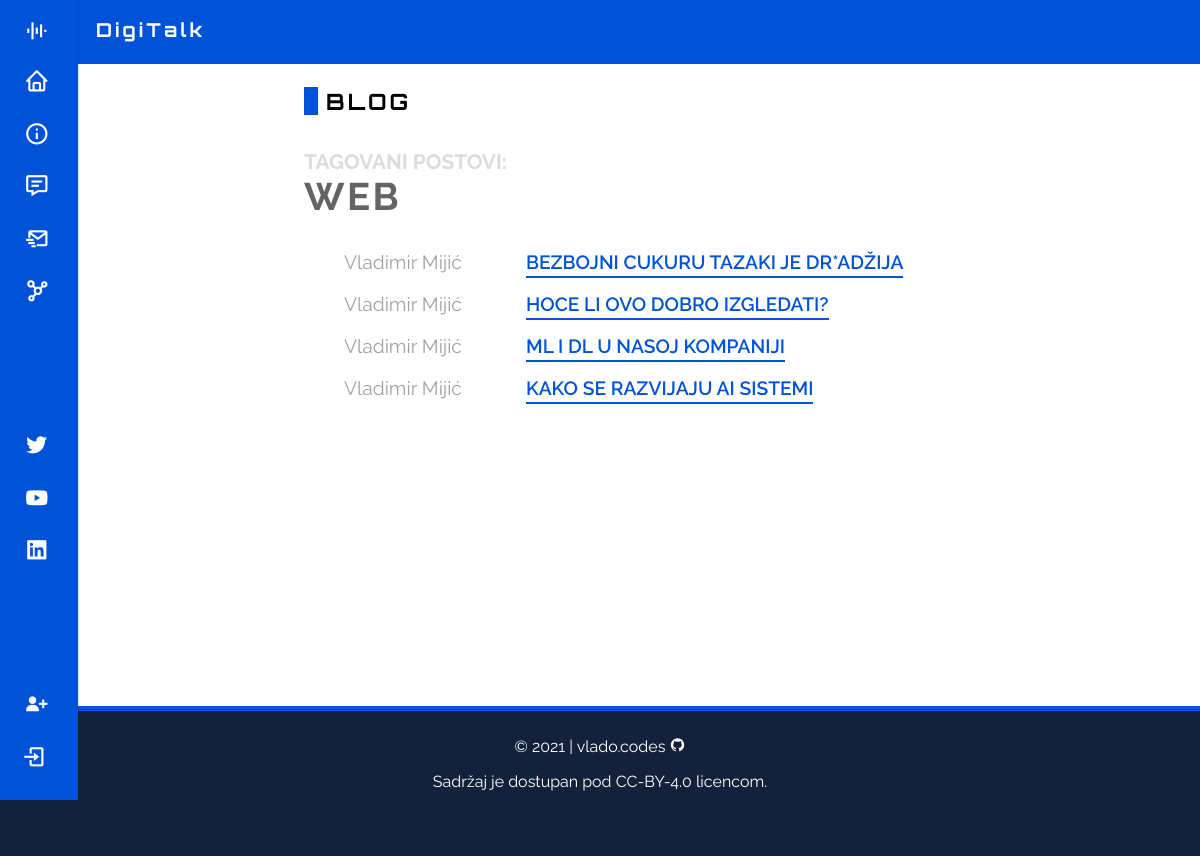
The app's page /blog/category/web/, older data.
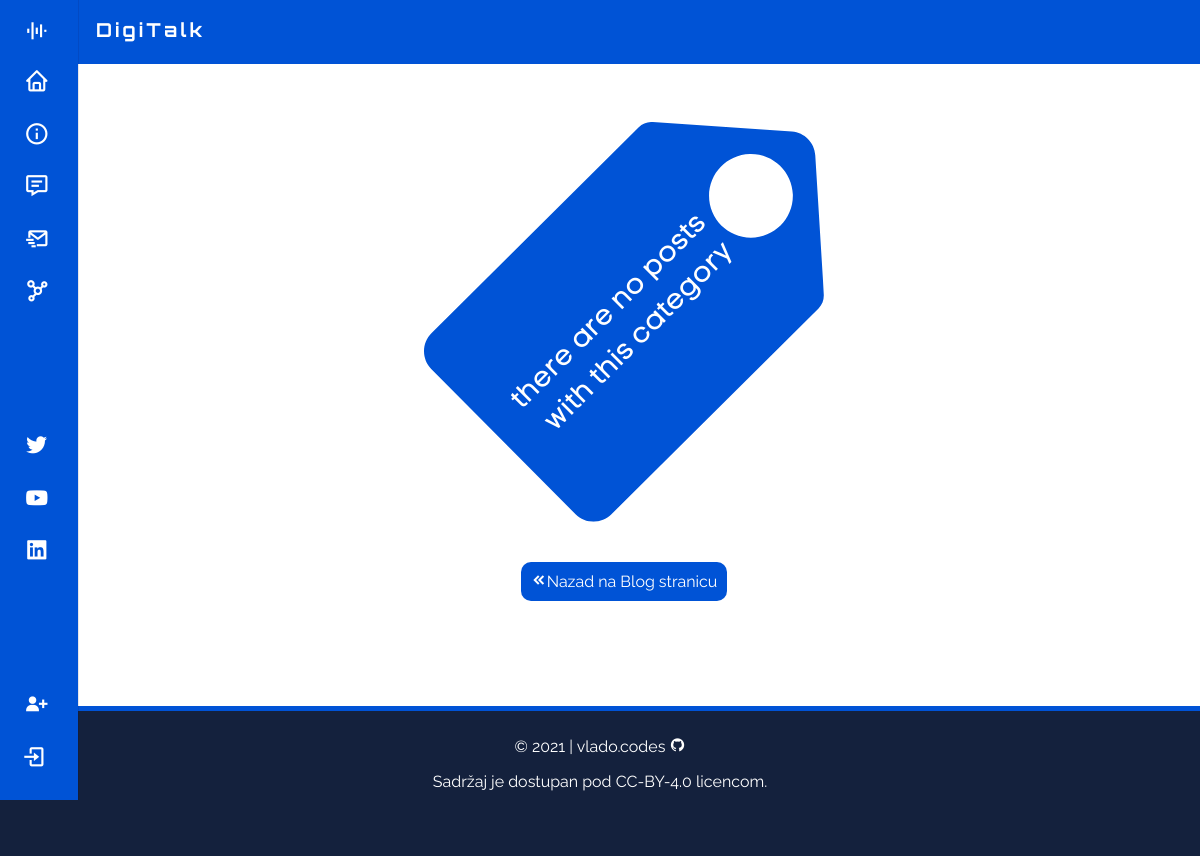
The same page, newer data.
### first_app/models.py (models this page shows, shortened)
class Post(models.Model):
    title = models.CharField(max_length = 60)
    author = models.ForeignKey(User, on_delete = models.CASCADE)
    body = RichTextField(blank = True, null = True)
    date = models.DateField(auto_now_add = True)
    category = models.CharField(max_length = 30, default = 'uncategorized')

### first_app/views.py (the view)
# urls.py: path('blog/category/<str:categories>/', views.categoryView, name='category'),
def categoryView(request, categories):
    cats = categories.replace('-', ' ')
    category_posts = Post.objects.filter(category = cats).order_by('-id')
    context = {'categories': cats, 'category_posts': category_posts}
    return render(request, 'categories.html', context)

### first_app/templates/categories.html (shortened to what this page needs)
{% extends 'base.html' %}
{% load static %}
{% block head %}
{% if category_posts %}
    <div class="blog-page">
        <h1 class="blog-page-title cat-title"><a id="blog-link" href="{% url 'blog' %}">Blog</a></h1>
        <h4 class="blog-cat-uptitle">Tagovani postovi:</h4>
        <h1 class="blog-cat-title">{{ categories }}</h1>
        <ul class="blog-posts">
            {% for post in category_posts %}
                <li>
                    <span class="blog-post-author">{{ post.author.first_name }} {{ post.author.last_name }}</span>
                    <a class="blog-post-link" href="{% url 'blog_post' post.pk %}">{{ post.title }}</a>
                </li>
            {% endfor %}
        </ul>
    </div>
{% else %}
    <div class="error-404">
        <img src='{% static  'images/nopost_err.png' %}'>
        <a id="btn-back" href="{% url 'blog' %}"><i class='bx bxs-chevrons-left'></i>Nazad na Blog stranicu</a>
    </div>
{% endif %}
{% endblock head %}

### first_app/templates/base.html (shortened to what this page needs)
{% load static %}
<!DOCTYPE html>
<html lang="en">
<head>
  <link rel="stylesheet" type="text/css" href="{% static 'css/main.css' %}" />
  <link rel="stylesheet" href="https://cdn.jsdelivr.net/npm/boxicons@latest/css/boxicons.min.css">
</head>
<body>
  <div id="page-container">
    <div id="content-wrapper">
      <header class="header">
        <div class="header-container">
          <a href="{% url 'home' %}" class="header-logo">DigiTalk</a>
        </div>
      </header>
      <div class="nav" id="navbar">
        <nav class="nav-container">
          <div>
            <div class="company-logo">
              <i class='bx bx-equalizer nav-icon'></i>
            </div>
            <div class="nav-list">
              <div class="nav-items">
                <a href="{% url 'home' %}" class="nav-link">
                  <i class='bx bx-home nav-icon'></i>
                </a>
                <a href="{% url 'about' %}" class="nav-link">
                  <i class='bx bx-info-circle nav-icon'></i>
                </a>
                {% if user.is_authenticated %}
                  <div class="nav-link-dropdown">
                    <a href="{% url 'blog' %}" class="nav-link">
                      <i class='bx bx-message-detail nav-icon'></i>
                      <span class="nav-name">Blog</span>
                      <i class='bx bxs-chevron-down nav-icon dropdown-icon'></i>
                    </a>
                    <div class="dropdown-collapse">
                      <div class="dropdown-content">
                        <a href="{% url 'blog_cats' %}" class="dropdown-item">Kategorije</a>
                        <a href="{% url 'add_post' %}" class="dropdown-item">Dodaj objavu</a>
                      </div>
                    </div>
                  </div>
                {% else %}
                  <div class="nav-link-dropdown">
                    <a href="{% url 'blog' %}" class="nav-link">
                      <i class='bx bx-message-detail nav-icon'></i>
                    </a>
                  </div>
                {% endif %}
                <a href="{% url 'contact' %}" class="nav-link">
                  <i class='bx bx-mail-send nav-icon'></i>
                </a>
                <a href="{% url 'careers' %}" class="nav-link">
                  <i class='bx bx-network-chart nav-icon'></i>
                </a>
              </div>
              <div class="nav-items">
                <a class="nav-link" target="_blank" title="Zapratite nas na Twitter-u!" href="https://twitter.com/">
                  <i class='bx bxl-twitter nav-icon'></i>
                </a>
                <a class="nav-link" target="_blank" title="Zapratite nas na YouTube-u!" href="https://www.youtube.com/">
                  <i class='bx bxl-youtube nav-icon'></i></i>
                </a>
                <a class="nav-link" target="_blank" title="Zapratite nas na Linkedin-u!"
                  href="https://www.linkedin.com/">
                  <i class='bx bxl-linkedin-square nav-icon'></i>
                </a>
              </div>
              <div class="nav-items profile">
                {% if user.is_authenticated %}
                  <a href="{% url 'logout' %}" class="nav-link">
                    <i class='bx bx-log-out nav-icon'></i>
                    <span class="nav-name">Odjava</span>
                  </a>
                {% else %}
                  <a href="{% url 'register' %}" class="nav-link">
                    <i class='bx bxs-user-plus nav-icon'></i>
                  </a>
                  <a href="{% url 'login' %}" class="nav-link">
                    <i class='bx bx-log-in nav-icon'></i>
                  </a>
                {% endif %}
              </div>
            </div>
          </div>
        </nav>
      </div>
      <div id="content">
        {% block head %}{% endblock head %}
      </div>
    </div>
    <footer class="footer">
      <p>&copy; 2021 |
        <a href="https://github.com/vladocodes" target="_blank">vlado.codes <i class='bx bxl-github'></i></a>
      </p>
      <div class="copyright">
        Sadržaj je dostupan pod <a href="https://creativecommons.org/licenses/by/4.0/" target="_blank">CC-BY-4.0</a>
        licencom.
      </div>
    </footer>
  </div>
</body>
</html>

### first_app/static/css/main.css (style rules this page uses)
:root { --header-height: 3.5rem; --nav-width: 220px; --ff-body: 'Raleway', sans-serif; --ff-heading: 'Orbitron', sans-serif; --fs-normal: 0.9375rem; --fs-medium: 0.75rem; --fw-normal: 400; --fw-bold: 700; --clr-primary-100: #6fd7ec; --clr-primary-200: #4e96b8; --clr-primary-300: #3a7094; --clr-primary-400: #293b63; --clr-primary-500: #14213d; --clr-accent: #a3a3a3; --clr-dark-gray: #646464; --clr-light-gray: #dbdbdb; --clr-light: #FFFFFF; --clr-dark: #000000; --clr-blue: #0053d6; --clr-red: #bf2139; --z-fixed: 100; }
html { scrollbar-color: var(--clr-primary-400) var(--clr-blue); scroll-padding-top: 7rem; scroll-behavior: smooth; overflow-x: hidden; }
html, body { height: 100%; }
body { font-family: var(--ff-body); margin: var(--header-height) 0 0 0; }
a { text-decoration: none; }
#page-container { position: relative; min-height: 100vh; margin-bottom: -150px; }
#page-container:after { content: ""; display: block; height: 150px; }
#content-wrapper { padding-bottom: 3rem; }
#content { padding: 1rem 1rem 0; }
.error-404 { text-align: center; }
.error-404 img { max-width: 100%; margin-left: auto; margin-right: auto; display: block; }
.header { position: fixed; top: 0; left: 0; width: 100%; background-color: var(--clr-blue); padding: 0 1rem; z-index: var(--z-fixed); }
.header-container { position: relative; top: 18px; align-items: center; height: var(--header-height); }
.header-logo { color: var(--clr-light); font: var(--fw-bold) 1.2rem var(--ff-heading); margin: 0; padding: 0; letter-spacing: 0.2rem; }
.nav { position: fixed; top: 0; left: -100%; height: 100vh; padding: 1rem 1rem 0; background-color: var(--clr-blue); box-shadow: 1px 0 0 rgba(22, 8, 43, 0.1); z-index: var(--z-fixed); transition: ease-in 0.4s; }
.nav-container { height: 100%; display: flex; flex-direction: column; justify-content: space-between; overflow: hidden; padding-bottom: 3rem; }
.company-logo { display: flex; align-items: center; color: var(--clr-light); font-weight: var(--fw-bold); margin-bottom: 1.5rem; font-family: var(--ff-heading); }
.nav-list, .nav-items { display: grid; }
.nav-list { row-gap: 8rem; }
.nav-items { row-gap: 1.5rem; }
.nav-link { display: flex; align-items: center; color: var(--clr-light); }
.nav-icon { font-size: 1.4rem; margin-right: .5rem; }
.nav-link-dropdown { overflow: hidden; max-height: 25px; transition: ease-in-out 0.4s; }
.profile a:last-child { margin-left: -4px; }
.footer { position: absolute; left: 0; bottom: 0; width: 100%; height: 150px; padding: 10px 0; text-align: center; background-color: var(--clr-primary-500); color: var(--clr-light); overflow: hidden; border-top: 5px solid var(--clr-blue); }
.footer a { color: var(--clr-light); }
.footer .copyright { color: var(--clr-light); }
#btn-back { border: 0; background: var(--clr-blue); color: rgb(255, 255, 255); padding: 10px; border-radius: 10px; cursor: pointer; }
@media screen and (min-width: 1024px) { :root { --normal-font-size: 1rem; --small-font-size: .875rem; --smaller-font-size: .813rem; } }
@media screen and (min-width: 768px) { #content { padding: 1rem 3rem 0 6rem; } }
@media screen and (min-width: 768px) { .header { padding: 0 3rem 0 6rem; } }
@media screen and (min-width: 768px) { .header-container { height: calc(var(--header-height) + .5rem); } }
@media screen and (min-width: 768px) { .nav { left: 0; padding: 1.2rem 1.5rem 0; width: 78px; } }
@media screen and (min-width: 768px) { .nav-items { row-gap: 1.7rem; } }
@media screen and (min-width: 768px) { .nav-icon { font-size: 1.6rem; } }

Row changes from the older to the newer data that the page shows:
removed Post: author.first_name "Vladimir", author.last_name "Mijić", title "BEZBOJNI CUKURU TAZAKI JE DR*ADŽIJA"
removed Post: author.first_name "Vladimir", author.last_name "Mijić", title "HOCE LI OVO DOBRO IZGLEDATI?"
removed Post: author.first_name "Vladimir", author.last_name "Mijić", title "ML I DL U NASOJ KOMPANIJI"
removed Post: author.first_name "Vladimir", author.last_name "Mijić", title "KAKO SE RAZVIJAJU AI SISTEMI"
Text that changed along with them:
{{ categories }}: "WEB" → (not shown)
text no longer shown: "BLOG TAGOVANI POSTOVI:"
text now shown: "Nazad na Blog stranicu"
